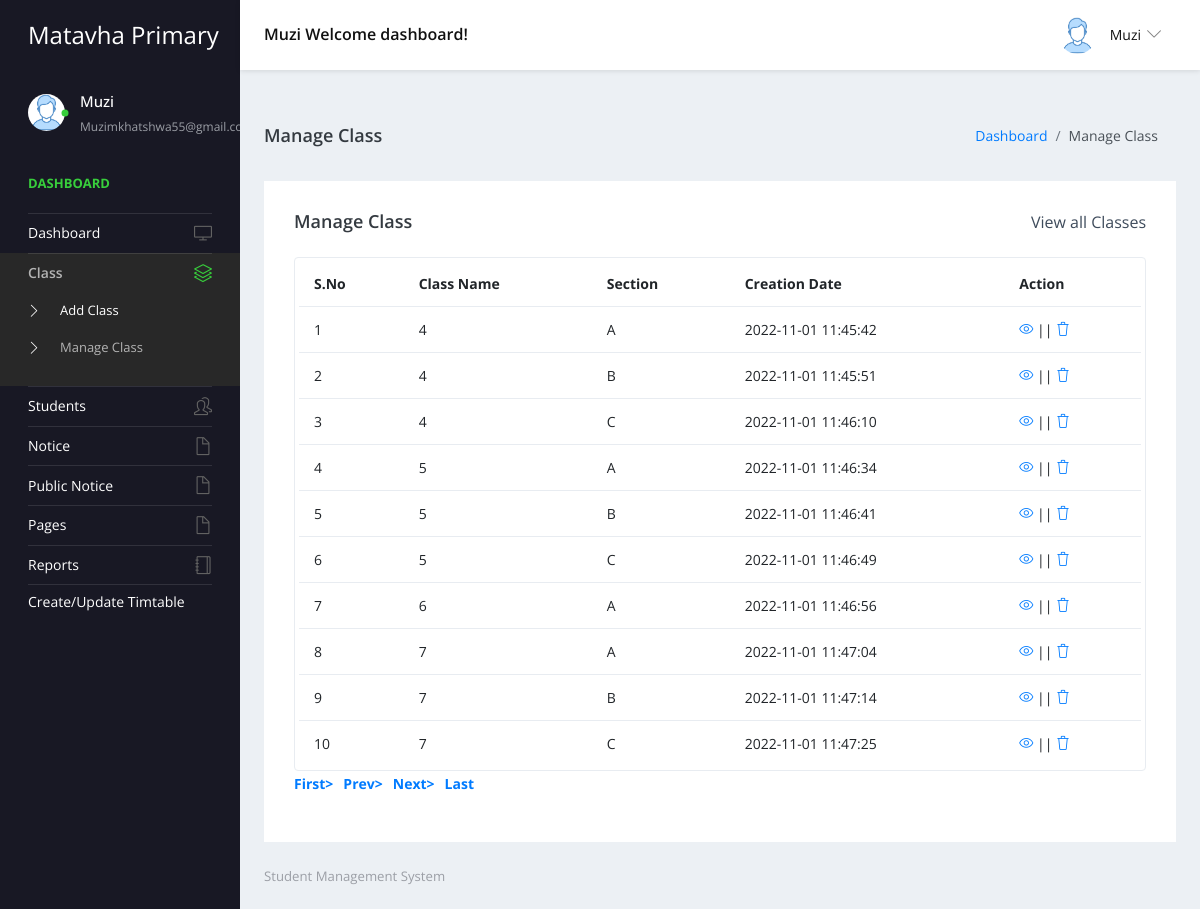
Page /studentms/admin/manage-class.php (signed in) on the committed database.
### tables this page shows
CREATE TABLE IF NOT EXISTS `tblclass` (
  `ID` int NOT NULL AUTO_INCREMENT,
  `ClassName` varchar(50) DEFAULT NULL,
  `Section` varchar(20) DEFAULT NULL,
  `CreationDate` timestamp NULL DEFAULT CURRENT_TIMESTAMP,
  PRIMARY KEY (`ID`)
);

### studentms/admin/manage-class.php (the view, shortened to what this page needs)
<?php
include('includes/dbconnection.php');
if (strlen($_SESSION['sturecmsaid']==0)) {
  header('location:logout.php');
  } else{
?>
<!DOCTYPE html>
<html lang="en">
  <head>
    <link rel="stylesheet" href="vendors/simple-line-icons/css/simple-line-icons.css">
    <link rel="stylesheet" href="vendors/flag-icon-css/css/flag-icon.min.css">
    <link rel="stylesheet" href="vendors/css/vendor.bundle.base.css">
    <link rel="stylesheet" href="./vendors/daterangepicker/daterangepicker.css">
    <link rel="stylesheet" href="./vendors/chartist/chartist.min.css">
    <link rel="stylesheet" href="./css/style.css">
  </head>
  <body>
    <div class="container-scroller">
     <?php include_once('includes/header.php');?>
      <div class="container-fluid page-body-wrapper">
        <?php include_once('includes/sidebar.php');?>
        <div class="main-panel">
          <div class="content-wrapper">
             <div class="page-header">
              <h3 class="page-title"> Manage Class </h3>
              <nav aria-label="breadcrumb">
                <ol class="breadcrumb">
                  <li class="breadcrumb-item"><a href="dashboard.php">Dashboard</a></li>
                  <li class="breadcrumb-item active" aria-current="page"> Manage Class</li>
                </ol>
              </nav>
            </div>
            <div class="row">
              <div class="col-md-12 grid-margin stretch-card">
                <div class="card">
                  <div class="card-body">
                    <div class="d-sm-flex align-items-center mb-4">
                      <h4 class="card-title mb-sm-0">Manage Class</h4>
                      <a href="#" class="text-dark ml-auto mb-3 mb-sm-0"> View all Classes</a>
                    </div>
                    <div class="table-responsive border rounded p-1">
                      <table class="table">
                        <thead>
                          <tr>
                            <th class="font-weight-bold">S.No</th>
                            <th class="font-weight-bold">Class Name</th>
                            <th class="font-weight-bold">Section</th>
                            <th class="font-weight-bold">Creation Date</th>
                            <th class="font-weight-bold">Action</th>
                          </tr>
                        </thead>
                        <tbody>
                           <?php
                           if (isset($_GET['pageno'])) {
            $pageno = $_GET['pageno'];
        } else {
            $pageno = 1;
        }
        $no_of_records_per_page =15;
        $offset = ($pageno-1) * $no_of_records_per_page;
       $ret = "SELECT ID FROM tblclass";
$query1 = $dbh -> prepare($ret);
$query1->execute();
$total_rows=$query1->rowCount();
$total_pages = ceil($total_rows / $no_of_records_per_page);
$sql="SELECT * from tblclass LIMIT $offset, $no_of_records_per_page";
$query = $dbh -> prepare($sql);
$query->execute();
$results=$query->fetchAll(PDO::FETCH_OBJ);
$cnt=1;
if($query->rowCount() > 0)
{
foreach($results as $row)
{               ?>
                          <tr>
                            <td><?php echo htmlentities($cnt);?></td>
                            <td><?php  echo htmlentities($row->ClassName);?></td>
                            <td><?php  echo htmlentities($row->Section);?></td>
                            <td><?php  echo htmlentities($row->CreationDate);?></td>
                            <td>
                              <div><a href="edit-class-detail.php?editid=<?php echo htmlentities ($row->ID);?>"><i class="icon-eye"></i></a>
                                                || <a href="manage-class.php?delid=<?php echo ($row->ID);?>" onclick="return confirm('Do you really want to Delete ?');"> <i class="icon-trash"></i></a></div>
                            </td>
                          </tr><?php $cnt=$cnt+1;}} ?>
                        </tbody>
                      </table>
                    </div>
                    <div align="left">
    <ul class="pagination" >
        <li><a href="?pageno=1"><strong>First></strong></a></li>
        <li class="<?php if($pageno <= 1){ echo 'disabled'; } ?>">
            <a href="<?php if($pageno <= 1){ echo '#'; } else { echo "?pageno=".($pageno - 1); } ?>"><strong style="padding-left: 10px">Prev></strong></a>
        </li>
        <li class="<?php if($pageno >= $total_pages){ echo 'disabled'; } ?>">
            <a href="<?php if($pageno >= $total_pages){ echo '#'; } else { echo "?pageno=".($pageno + 1); } ?>"><strong style="padding-left: 10px">Next></strong></a>
        </li>
        <li><a href="?pageno=<?php echo $total_pages; ?>"><strong style="padding-left: 10px">Last</strong></a></li>
    </ul>
</div>
                  </div>
                </div>
              </div>
            </div>
          </div>
         <?php include_once('includes/footer.php');?>
        </div>
      </div>
    </div>
  </body>
</html><?php }  ?>

### studentms/admin/includes/header.php (shortened to what this page needs)
 <nav class="navbar default-layout-navbar col-lg-12 col-12 p-0 fixed-top d-flex flex-row">
        <div class="navbar-brand-wrapper d-flex align-items-center">
          <a class="navbar-brand brand-logo" href="dashboard.php">
            <strong style="color: white;">Matavha Primary </strong>
          </a>
        </div><?php
         $aid= $_SESSION['sturecmsaid'];
$sql="SELECT * from tbladmin where ID=:aid";
$query = $dbh -> prepare($sql);
$query->bindParam(':aid',$aid,PDO::PARAM_STR);
$query->execute();
$results=$query->fetchAll(PDO::FETCH_OBJ);
$cnt=1;
if($query->rowCount() > 0)
{
foreach($results as $row)
{               ?>
        <div class="navbar-menu-wrapper d-flex align-items-center flex-grow-1">
          <h5 class="mb-0 font-weight-medium d-none d-lg-flex"><?php  echo htmlentities($row->AdminName);?> Welcome dashboard!</h5>
          <ul class="navbar-nav navbar-nav-right ml-auto">
            <li class="nav-item dropdown d-none d-xl-inline-flex user-dropdown">
              <a class="nav-link dropdown-toggle" id="UserDropdown" href="#" data-toggle="dropdown" aria-expanded="false">
                <img class="img-xs rounded-circle ml-2" src="images/faces/face8.jpg" alt="Profile image"> <span class="font-weight-normal"> <?php  echo htmlentities($row->AdminName);?> </span></a>
                <?php $cnt=$cnt+1;}} ?>
            </li>
          </ul>
        </div>
      </nav>

### studentms/admin/includes/sidebar.php (shortened to what this page needs)
<nav class="sidebar sidebar-offcanvas" id="sidebar">
          <ul class="nav">
            <li class="nav-item nav-profile">
              <a href="#" class="nav-link">
                <div class="profile-image">
                  <img class="img-xs rounded-circle" src="images/faces/face8.jpg" alt="profile image">
                  <div class="dot-indicator bg-success"></div>
                </div>
                <div class="text-wrapper">
                  <?php
         $aid= $_SESSION['sturecmsaid'];
$sql="SELECT * from tbladmin where ID=:aid";
$query = $dbh -> prepare($sql);
$query->bindParam(':aid',$aid,PDO::PARAM_STR);
$query->execute();
$results=$query->fetchAll(PDO::FETCH_OBJ);
$cnt=1;
if($query->rowCount() > 0)
{
foreach($results as $row)
{               ?>
                  <p class="profile-name"><?php  echo htmlentities($row->AdminName);?></p>
                  <p class="designation"><?php  echo htmlentities($row->Email);?></p><?php $cnt=$cnt+1;}} ?>
                </div>
              </a>
            </li>
            <li class="nav-item nav-category">
              <span class="nav-link">Dashboard</span>
            </li>
            <li class="nav-item">
              <a class="nav-link" href="dashboard.php">
                <span class="menu-title">Dashboard</span>
                <i class="icon-screen-desktop menu-icon"></i>
              </a>
            </li>
            <li class="nav-item">
              <a class="nav-link" data-toggle="collapse" href="#ui-basic" aria-expanded="false" aria-controls="ui-basic">
                <span class="menu-title">Class</span>
                <i class="icon-layers menu-icon"></i>
              </a>
              <div class="collapse" id="ui-basic">
                <ul class="nav flex-column sub-menu">
                  <li class="nav-item"> <a class="nav-link" href="add-class.php">Add Class</a></li>
                  <li class="nav-item"> <a class="nav-link" href="manage-class.php">Manage Class</a></li>
                </ul>
              </div>
            </li>
            <li class="nav-item">
              <a class="nav-link" data-toggle="collapse" href="#ui-basic1" aria-expanded="false" aria-controls="ui-basic1">
                <span class="menu-title">Students</span>
                <i class="icon-people menu-icon"></i>
              </a>
            </li>
            <li class="nav-item">
              <a class="nav-link" data-toggle="collapse" href="#auth" aria-expanded="false" aria-controls="auth">
                <span class="menu-title">Notice</span>
                <i class="icon-doc menu-icon"></i>
              </a>
            </li>
            <li class="nav-item">
              <a class="nav-link" data-toggle="collapse" href="#auth1" aria-expanded="false" aria-controls="auth">
                <span class="menu-title">Public Notice</span>
                <i class="icon-doc menu-icon"></i>
              </a>
              <li class="nav-item">
              <a class="nav-link" data-toggle="collapse" href="#auth2" aria-expanded="false" aria-controls="auth">
                <span class="menu-title">Pages</span>
                <i class="icon-doc menu-icon"></i>
              </a>
            </li>
              <li class="nav-item">
              <a class="nav-link" href="between-dates-reports.php">
                <span class="menu-title">Reports</span>
                <i class="icon-notebook menu-icon"></i>
              </a>
            </li>
            <li class="nav-item">
              <a class="nav-link" href="create.php">
                <span class="menu-title">Create/Update Timtable </span>
              </a>
            </li>
            </li>
          </ul>
        </nav>

### rows in the picture
tblclass: ClassName "4", Section "A", CreationDate "2022-11-01 11:45:42"
tblclass: ClassName "4", Section "B", CreationDate "2022-11-01 11:45:51"
tblclass: ClassName "4", Section "C", CreationDate "2022-11-01 11:46:10"
tblclass: ClassName "5", Section "A", CreationDate "2022-11-01 11:46:34"
tblclass: ClassName "5", Section "B", CreationDate "2022-11-01 11:46:41"
tblclass: ClassName "5", Section "C", CreationDate "2022-11-01 11:46:49"
tblclass: ClassName "6", Section "A", CreationDate "2022-11-01 11:46:56"
tblclass: ClassName "7", Section "A", CreationDate "2022-11-01 11:47:04"
tblclass: ClassName "7", Section "B", CreationDate "2022-11-01 11:47:14"
tblclass: ClassName "7", Section "C", CreationDate "2022-11-01 11:47:25"

### other values in the picture
$row->AdminName "Muzi"
